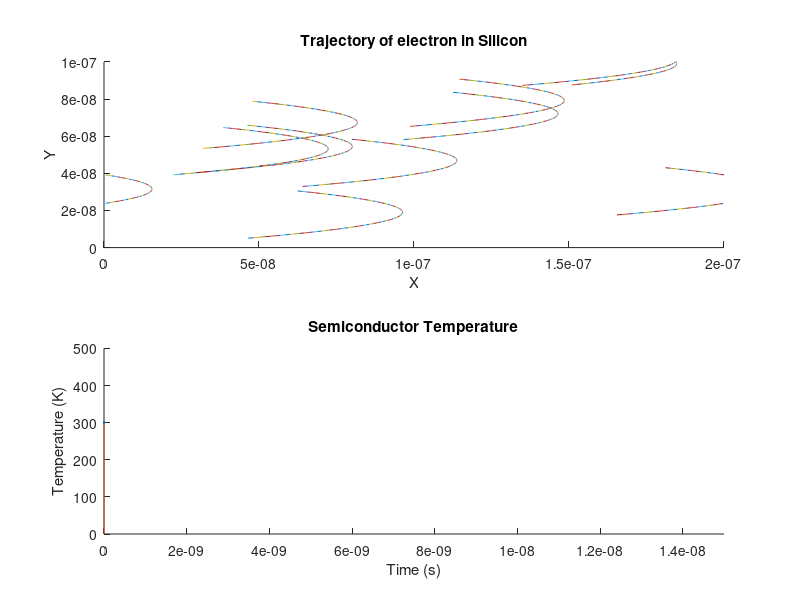
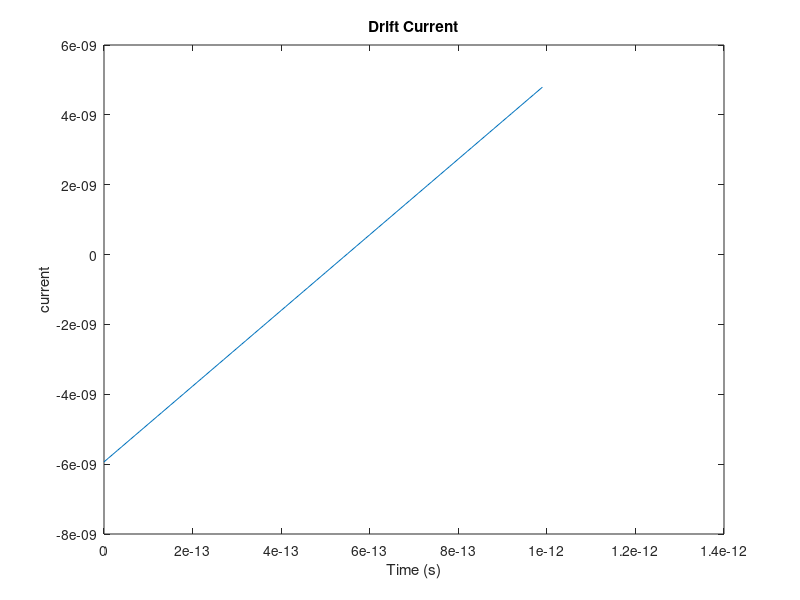
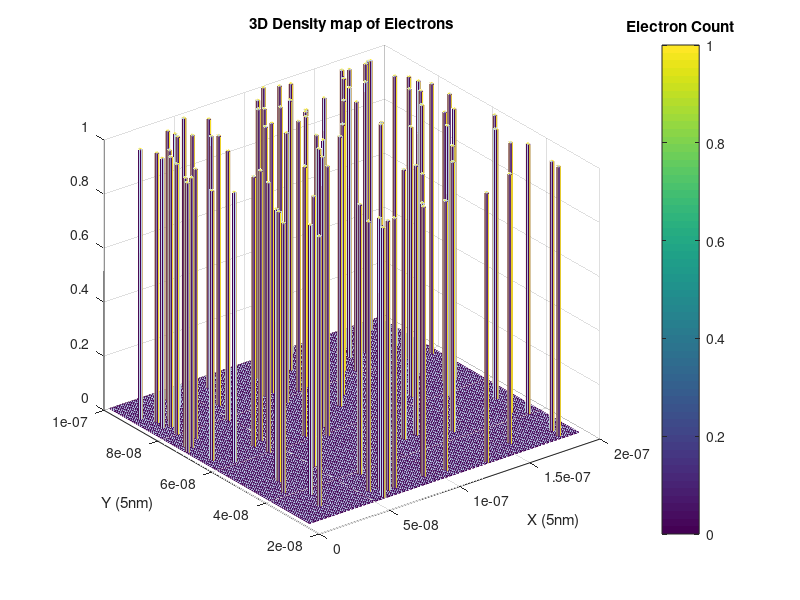
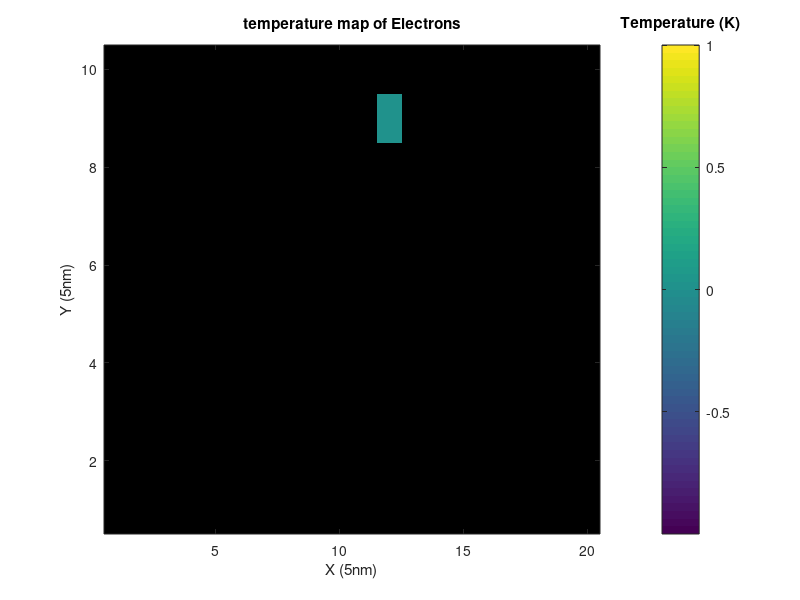

Write MATLAB code to recreate these figures, in order.

%Assignment 3-part 1
%Mike Crawford
%reset
clearvars
clearvars -GLOBAL
close all
format shortE
global C
global Ecount
global Vx Vy Vtotal x y
Ecount =100;   %setting amount of electrons used
C.mo = 9.10938215e-31;  %Electron mass
C.k = 1.3806504e-23;    %Boltzmann constant
q = -1.60217662e-19;
T =300;     %Temperature (K)
mn = 0.26*C.mo;
Voltagex = 0.1; %initial voltage condition

L = 200e-9; %Length of Border
W = 100e-9; %Width of Border
Edensity = 1e15*100^2;

Vth = sqrt(2*(C.k*T)/mn); %Calculation of Thermal Velocity
dt = 10e-15; %timestep
Stop =500*dt; %timeframe
x = zeros(Ecount, 2);   %array of x positions
y = zeros(Ecount, 2);   %array of y positions

Temperature = zeros(1,2);   %array of temperatures
Time = 0;
VisibleEcount = 10; %number of visible electrons
Ex = Voltagex/L;    %E field in x and y direction
Ey =  0;

Fx = q*Ex;          %force in x and y direction
Fy = q*Ey;

Accx = Fx /mn;      %Acceleration in x and y direction
Accy = Fy /mn;

Pscatter = 1 - exp(dt/0.2e-12);
Ix = zeros(1,Ecount); %initialize matrix for current values
MappingStep = 10e-9; %size of each suare used on mapping grid
%setting arrays of density and temperature based off border demesions and
%mapping step
DensityMap = zeros(W/MappingStep, L/MappingStep);
TemperatureMap = zeros(W/MappingStep, L/MappingStep);
for i = 1:Ecount %setting random locations for eact electron
    x(i,1) = rand()*200e-9; 
    y(i,1) = rand()*100e-9;
end
for i = 1:Ecount
    dir = 2*pi*rand;
Vx(1:Ecount) = Vth * cos(dir); %setting velocities
Vy(1:Ecount) = Vth * sin(dir);
end
for i = 1:Ecount
    Vtotal(i) = sqrt(Vx(i)^2 + Vy(i)^2); %summing x and y velocities
end


figure(1)   %plotting electrons
subplot(2,1,1);
axis([0 L 0 W]);
title('Trajectory of electron in Silicon');
xlabel('X');
ylabel('Y');
hold on;

subplot(2,1,2); %plotting avg temperature
axis([0 Stop 0 500]);
title('Semiconductor Temperature');
xlabel('Time (s)');
ylabel('Temperature (K)');
hold on;

for i = 1:Ecount %Sum of all initial temperatures
   Temperature(1,2) = Temperature(1,2) + (mn*Vtotal(i)^2)/(2*C.k);
end
Vdrift = mean(Vx); %Calculate aveage drift velocity
Ix(1) = L * W * q * Edensity * Vdrift;
%intitial average temperature
AvgTemperature = Temperature(1,2)/Ecount;
TemperaturePlot = [300 AvgTemperature]; %setting temperature line to plot
TimePlot = [0 Time];    %setting time line to plot
plot(Time, AvgTemperature);

%reseting values before loop
VTotal = 0;
Temperature(1,2) = 0;
AvgTemperature = 0;

%looping through timesteps

for i = 2:Ecount
    subplot(2,1,1)
    for j = 1:Ecount %looping through electrons
        if Pscatter > rand
            Vx(j) = Vt * randn;
            Vy(j) = Vt * randn;
        end
        %updating velocity with new acceleration
        Vx(j) =  Vx(j) + Accx*dt;
        Vy(j) =  Vy(j) + Accy*dt;
        x(j,2) = x(j,1); %updating previous positions
        y(j,2) = y(j,1);
        x(j,1) = x(j,1) + (dt * Vx(j));%updating new positions
        y(j,1) = y(j,1) + (dt * Vy(j));
        if x(j,1) > L %setting right side boundary condition
            x(j,2) = 0;
            x(j,1) = dt * Vx(j);
        end
        if x(j,1) < 0 %setting left side boundary condition
            x(j,2) = L;
            x(j,1) = x(j,2) + (dt * Vx(j));
        end 
        %setting roof/floor boundary condition
        if y(j,1) > W || y(j,1) < 0 
            Vy(j) = -Vy(j);
        end
        %setting up position line vectors to plot
        XPlot = [x(j,2) x(j,1)];
        YPlot = [y(j,2) y(j,1)];
        if j < VisibleEcount
            %plot visible position line vectors
        plot(XPlot,YPlot);
        end
        
        %sum of x and y  velocities
       VTotal = sqrt(Vx(j)^2 + Vy(j)^2);
       
        %sum of all temperatures
       Temperature(1,2) = Temperature(1,2) + (mn*Vtotal(j)^2)/(2*C.k);
         
    end
    %averaging temperature sum and plotting against each timestep
    Vdrift = mean(Vx(:));
    Ix(i) = L * W * q * Edensity * Vdrift;
    AvgTemperature = Temperature(1,2)/Ecount;
    TemperaturePlot = [Temperature(1,1) AvgTemperature];
    TimePlot = [(Time - dt) Time];
    subplot(2,1,2);
    plot(TimePlot, TemperaturePlot);
    Temperature(1,1) = AvgTemperature;
    AvgTemperature = 0;
    Temperature(1,2) = 0;
    pause(1e-19)
    Time = Time + dt;
   
end
%setup time axis for current plot
TimePlot = (0:1:Ecount-1)*dt;
figure(2)
plot(TimePlot, Ix)
xlabel('Time (s)')
ylabel('current')
title('Drift Current')

for i = 1:(L/MappingStep)
    %looping through Y indexes of the Mapping grid
    for j = 1:(W/MappingStep)
        %looping through electrons
        for m = 1:Ecount
            %Checks to see if the electons position is with the map grip
            %being indexed. does this by checking all 4 sides of the 
            %square grid index
            if(x(m,1) > MappingStep*(i -1)) && ...
                    (x(m,1) < MappingStep*(i)) && ...
                    (y(m,1) > MappingStep*(j - 1)) && ...
                    (y(m,1) < MappingStep*(j))
                %sum of x and y velocities
                Vtotal(m) = sqrt(Vx(m)^2 + Vy(m)^2);
                %counts increased on the indexed location of both Maps
                DensityMap(j, i) = DensityMap(j, i) + 1;
                TemperatureMap(j, i) = TemperatureMap(j,i) + ...
                    (mn*Vtotal(m)^2)/(2*C.k);
            end
            %Averages the temperature values given in each grid index
            TemperatureMap(j,i) = TemperatureMap(j,i)/DensityMap(j,i);
        end
    end
end
%uses histogram to model density with a 3rd demension of number of
%electrons. Would have ideally reindexed the position matrixes to account
%for all the different time locations, but didnt have time, would be the
%next thing to change
figure(3)
hist3([x(:,1) y(:,1)], [200 100])
title('3D Density map of Electrons')
xlabel('X (5nm)');
ylabel('Y (5nm)');
set(gca, 'Ydir', 'Normal')
c = colorbar;
title(c, 'Electron Count')

%Couldnt figure out how to make temperature 3d. thought i could plot it as
%the Z component but could not get the dimensions to match
% [Tx,Ty] = meshgrid(1:10,1:20);
% Tm = DensityMap(Tx, Ty)
figure(4)
% surf(Tx,Ty,Tm)
imagesc(TemperatureMap)
title('temperature map of Electrons');
xlabel('X (5nm)')
ylabel('Y (5nm)')
set(gca, 'Ydir', 'Normal')
c = colorbar;
title(c, 'Temperature (K)')
